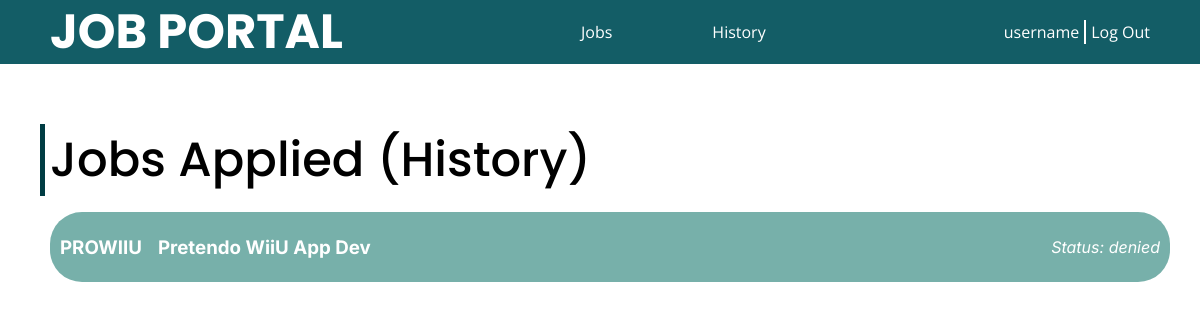
Before: /history/ (signed in) with the older database file.
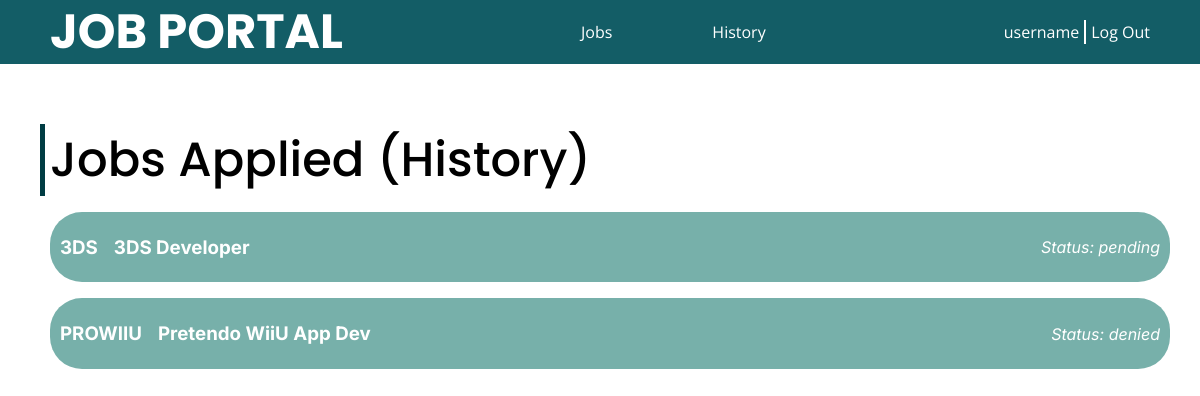
After: the same page with the newer database file.
### jobs/models.py (models this page shows)
class Applicant(models.Model):
    username = models.CharField(max_length=255)
    job = models.ForeignKey(Job, on_delete=models.CASCADE, related_name='job_applicant')
    time = models.DateTimeField(auto_now_add=True)
    fullname = models.CharField(max_length=255)
    email = models.EmailField()
    admin = models.CharField(max_length=255, null=True, default=None)
    status = models.CharField(max_length=20 ,default='pending')
    resume = models.FileField(upload_to=generate_unique_filename)
    class Meta:
        unique_together = ('username', 'job', 'time')

class Job(models.Model):
    id = models.CharField(max_length=10, primary_key=True)
    name = models.CharField(max_length=255)
    status = models.BooleanField(default=False)
    xp = models.PositiveIntegerField(default=0)
    des = models.TextField()
    salary = models.PositiveIntegerField(default=0)
    admin = models.CharField(max_length=255)
    company = models.CharField(max_length=255)

### jobs/views.py (the view)
# urls.py: path('history/', views.history ,name='history'),
@login_required(login_url='/login/')
def history(request):
    user = request.user
    if isadmin(user.account_type):
        template = loader.get_template('401.html')
        return HttpResponse(template.render(), status=401)
    applied = Applicant.objects.filter(username=user.username).order_by('-time')
    names = {}
    for x in applied:
        jobid = x.job_id
        x.name = Job.objects.get(id=jobid).name
    prameters = {
        'applied': applied,
        'username': user.username,
    }
    template = loader.get_template('history.html')
    return HttpResponse(template.render(prameters, request))

### jobs/views.py (called while the page is built)
def isadmin(type):
    return type

### jobs/templates/history.html (shortened to what this page needs)
<!DOCTYPE html>
<html>
<head>
    {% load static %}
    <link rel="stylesheet" href="{% static 'css/root.css' %}" />
    <link rel="stylesheet" href="{% static 'css/user/applied.css' %}">
</head>
<body class="applied">
  <nav>
    <h2>JOB PORTAL</h2>
    <ul class="quick-links">
      <li><a href="/jobs/">Jobs</a></li>
      <li><a href="/history/">History</a></li>
    </ul>
    <div class="user">
      <a href="/home/" id="username">{{username}}</a>
      <div class="split"></div>
      <a href="/logout/" id='logout'>Log Out</a>
    </div>
  </nav>
  <div class="container">
    <h2>Jobs Applied (History)</h2>
    <div class="list" id="jobs">
      {% for x in applied %}
       <a href="/jobs/details/{{x.job.id}}">
        <div class="job" id="applicant-{{x.id}}">
          <div class="info">
            <h3 class="jobid">{{x.job.id}}</h3>
            <h3 class="jobname">{{x.name}}</h3>
          </div>
          <p class="status">Status: {{x.status}}</p>
        </div>
       </a>
      {% endfor %}
    </div>
  </div>
</body>
</html>

Changed rows visible on the page:
added Applicant: job.id "3DS", name "3DS Developer", status "pending"
